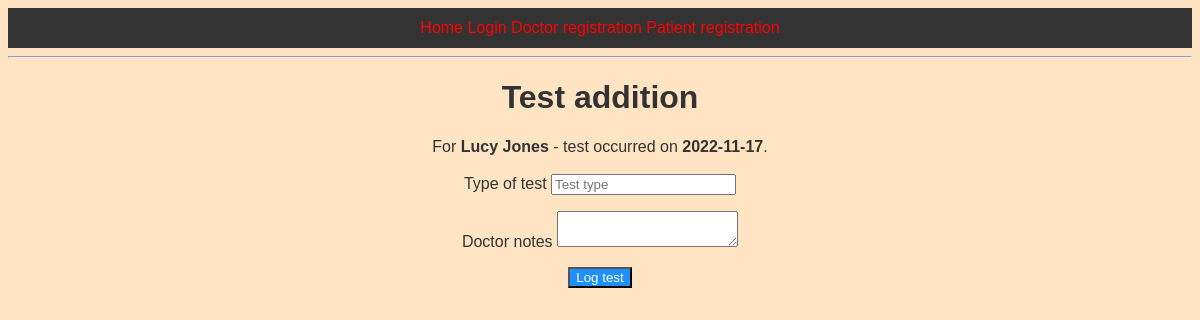
/test/1, run on the app's committed database.
### app/models.py (models this page shows, shortened)
class Patient(UserMixin,db.Model):
    NHSNumber = db.Column(db.Integer, primary_key=True)
    forename = db.Column(db.String(30), index=True)
    surname = db.Column(db.String(50), index=True)
    email = db.Column(db.String(50), index=True, unique=True)
    dob = db.Column(db.Date, index=True)
    sex = db.Column(db.String(1), index=True)
    height = db.Column(db.Integer, index=True)#randomised
    weight = db.Column(db.Float, index=True)
    bloodType = db.Column(db.String(3), index=True)#randomised
    address_id = db.Column(db.Integer, db.ForeignKey('address.address_id'))
    passwordHash = db.Column(db.String(128), index=True)

class Appointment(db.Model):
    appointment_id = db.Column(db.Integer, primary_key=True)
    doctor_id = db.Column(db.Integer,db.ForeignKey('doctor.doctor_id'))
    NHSNumber = db.Column(db.Integer,db.ForeignKey('patient.NHSNumber'))
    appdate = db.Column(db.Date, index=True)
    apptime = db.Column(db.Time, index=True)
    room = db.Column(db.String(64))
    fulfilled = db.Column(db.Boolean, default=False)
    patient_feedback = db.Column(db.String(1024))#
    doctorNotes = db.Column(db.String(2048))

### app/routes.py (the view, shortened to what this page needs)
@app.route('/test/<appoint>',methods=['GET','POST'])
def createTest(appoint=None):#creating test linked to appointment by id
    form=TestForm()
    print(form.errors)
    NHSNum=Appointment.query.filter_by(appointment_id=appoint).first().NHSNumber
    day=Appointment.query.filter_by(appointment_id=appoint).first().appdate
    forename=Patient.query.filter_by(NHSNumber=NHSNum).first().forename
    surname=Patient.query.filter_by(NHSNumber=NHSNum).first().surname
    form.patient.choices=[(NHSNum,forename+' '+surname)]
    return render_template('test.html',form=form,isP=checkPatient(current_user),title='Create test',fn=forename,sn=surname,day=day,NHSNum=NHSNum)

### app/forms.py
class TestForm(FlaskForm):
    testDate = DateField('Date of test',validators=[DataRequired()])
    patient = SelectField('Patient', choices=[], validators=[DataRequired()])
    testType = StringField('Type of test',validators=[InputRequired()])
    test_notes = TextAreaField('Doctor notes',validators=[InputRequired(),Length(max=2048)])
    submit = SubmitField('Log test')

### app/numberGen.py (called while the page is built)
def checkPatient(user):
    try:
        if user.NHSNumber is not None:
            return True
    except:
        return False

### app/templates/test.html (shortened to what this page needs)
{% extends "base.html" %}
{% block content %}
    <h1>Test addition</h1>
    <form action="" method="post">
        <p>
            <div>
                {% if fn %}
                    For <b>{{fn}} {{sn}}</b> - test occurred on <b>{{day}}</b>.
                {%else%}
                    {{form.patient.label}} {{ form.patient }}
                {%endif%}
            </div><br>
            <div class="autocomplete">
                {{form.testType.label}} {{ form.testType(id="test_type",placeholder="Test type") }}
            </div>
            <p>
                {{form.test_notes.label}} {{ form.test_notes }}
            </p>
            <div>
                {{ form.submit() }}
            </div>
        </p>
    </form>
{% endblock %}

### app/static/style.css (style rules this page uses)
body { background-color: bisque; color: #333; font: 16px Arial; text-align: center; }
* { box-sizing: border-box; }
.autocomplete { position: relative; display: inline-block; }
input[type=submit] { background-color: DodgerBlue; color: #fff; cursor: pointer; }

### data on the page
Patient: forename "Lucy", surname "Jones"
Appointment: appdate "2022-11-17"
